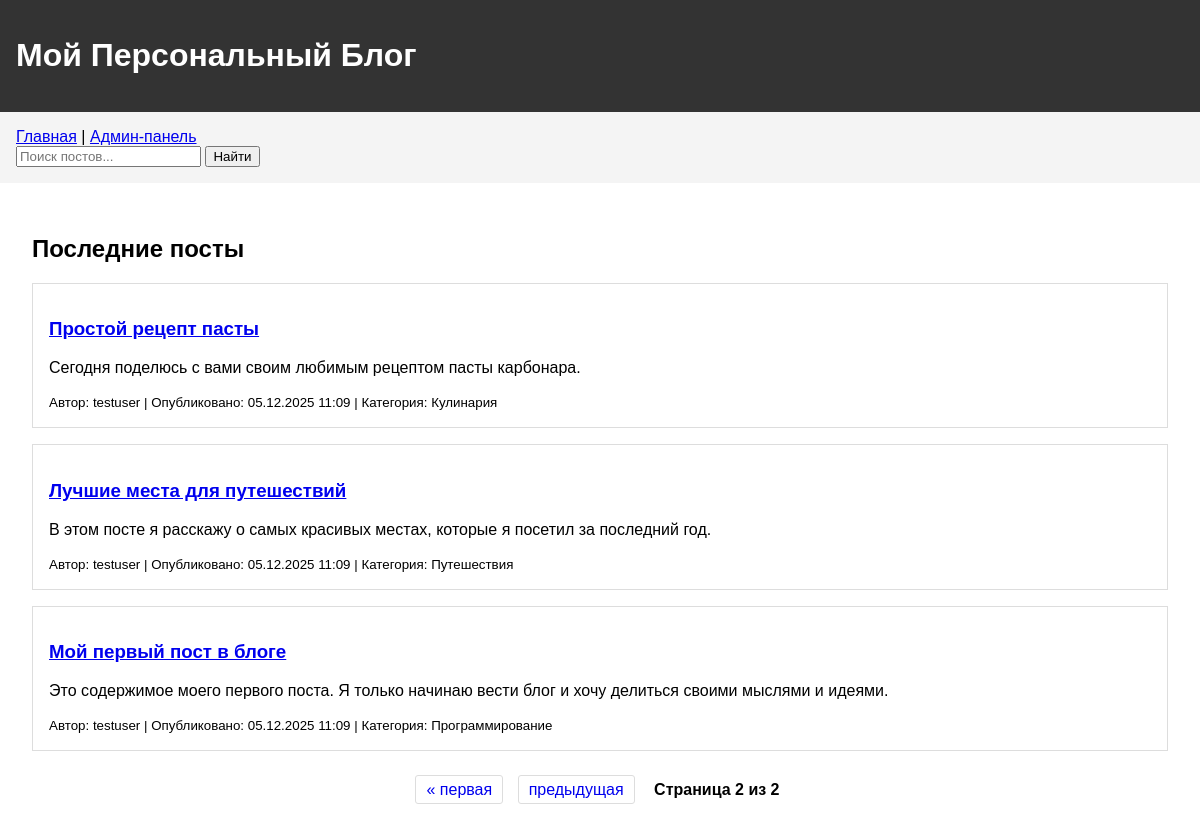
Screenshot of /?page=2 with the database file from the repository.
### blog/models.py (models this page shows, shortened)
class Post(models.Model):
    title = models.CharField(max_length=200, verbose_name='Заголовок')
    content = models.TextField(verbose_name='Содержание')
    created_date = models.DateTimeField(default=timezone.now, verbose_name='Дата создания')
    published_date = models.DateTimeField(blank=True, null=True, verbose_name='Дата публикации')
    author = models.ForeignKey(User, on_delete=models.CASCADE, verbose_name='Автор')
    category = models.ForeignKey(Category, on_delete=models.SET_NULL, null=True, verbose_name='Категория')
    image = models.ImageField(upload_to='post_images/', blank=True, null=True, verbose_name='Изображение')
    class Meta:
        verbose_name = 'Пост'
        verbose_name_plural = 'Посты'

class Category(models.Model):
    name = models.CharField(max_length=100, verbose_name='Название категории')
    description = models.TextField(blank=True, verbose_name='Описание')
    class Meta:
        verbose_name = 'Категория'
        verbose_name_plural = 'Категории'

### blog/views.py (the view)
# urls.py: path('', views.post_list, name='post_list'),
def post_list(request):
    posts_list = Post.objects.filter(published_date__lte=timezone.now()).order_by('-published_date')
    paginator = Paginator(posts_list, 5)
    page = request.GET.get('page')
    try:
        posts = paginator.page(page)
    except PageNotAnInteger:
        posts = paginator.page(1)
    except EmptyPage:
        posts = paginator.page(paginator.num_pages)
    return render(request, 'blog/post_list.html', {'posts': posts})

### blog/templates/blog/post_list.html (shortened to what this page needs)
{% extends 'blog/base.html' %}
{% block content %}
<h2>Последние посты</h2>
{% for post in posts %}
    <div class="post">
        <h3><a href="{% url 'post_detail' pk=post.pk %}">{{ post.title }}</a></h3>
        <p>{{ post.content|truncatewords:30 }}</p>
        <small>
            Автор: {{ post.author }} |
            Опубликовано: {{ post.published_date|date:"d.m.Y H:i" }} |
            Категория: {{ post.category.name }}
        </small>
    </div>
{% empty %}
    <p>Пока нет постов.</p>
{% endfor %}
<div class="pagination">
    <span class="step-links">
        {% if posts.has_previous %}
            <a href="?page=1">&laquo; первая</a>
            <a href="?page={{ posts.previous_page_number }}">предыдущая</a>
        {% endif %}
        <span class="current">
            Страница {{ posts.number }} из {{ posts.paginator.num_pages }}
        </span>
    </span>
</div>
{% endblock %}

### blog/templates/blog/base.html (style rules this page uses)
body { font-family: Arial, sans-serif; margin: 0; padding: 0; }
.post { border: 1px solid #ddd; margin-bottom: 1rem; padding: 1rem; }

### blog/templates/blog/post_list.html (style rules this page uses)
.pagination { margin-top: 20px; padding: 10px; text-align: center; }
.pagination a { margin: 0 5px; padding: 5px 10px; text-decoration: none; border: 1px solid #ddd; border-radius: 3px; }
.pagination .current { padding: 5px 10px; font-weight: bold; }

### rows the page displays
Post: title "Простой рецепт пасты", content "Сегодня поделюсь с вами своим любимым рецептом пасты карбонара.", author "testuser", published_date "05.12.2025 11:09", category.name "Кулинария"
Post: title "Лучшие места для путешествий", content "В этом посте я расскажу о самых красивых местах, которые я посетил за последний год.", author "testuser", published_date "05.12.2025 11:09", category.name "Путешествия"
Post: title "Мой первый пост в блоге", content "Это содержимое моего первого поста. Я только начинаю вести блог и хочу делиться своими мыслями и идеями.", author "testuser", published_date "05.12.2025 11:09", category.name "Программирование"

### other values shown
{{ posts.number }} "2"
{{ posts.paginator.num_pages }} "2"
